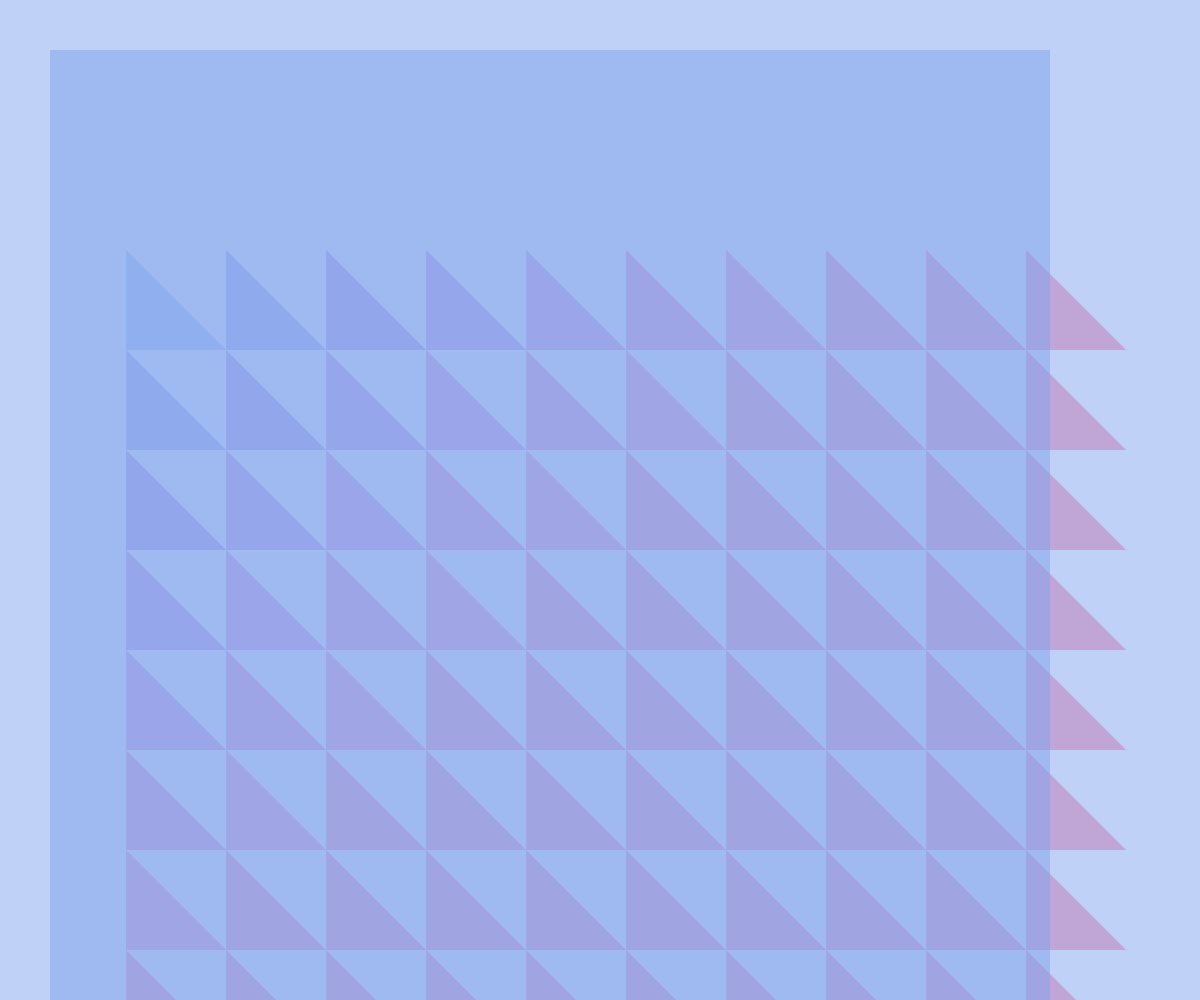
Frame 1 (no input)
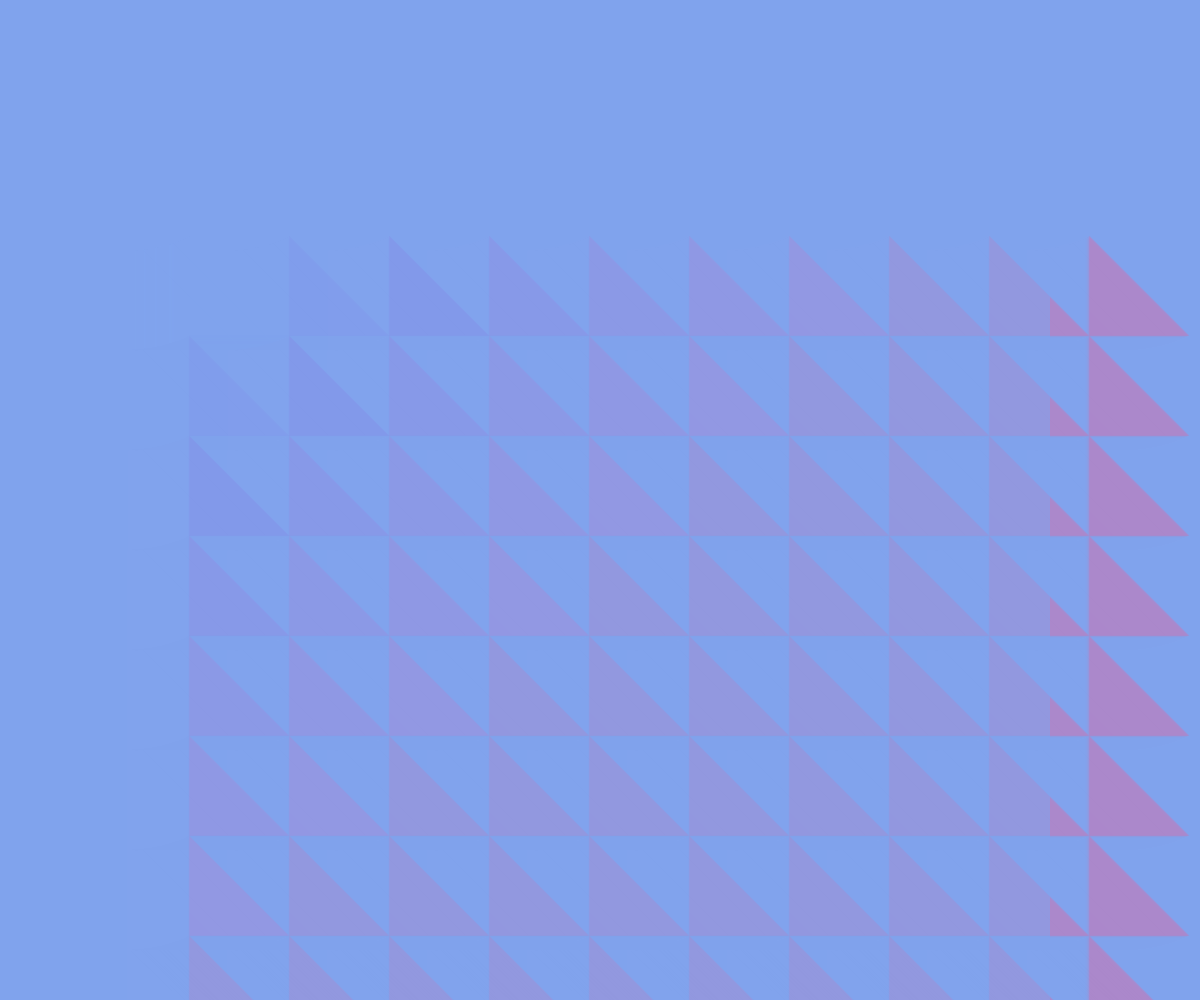
Frame 60 (no input)
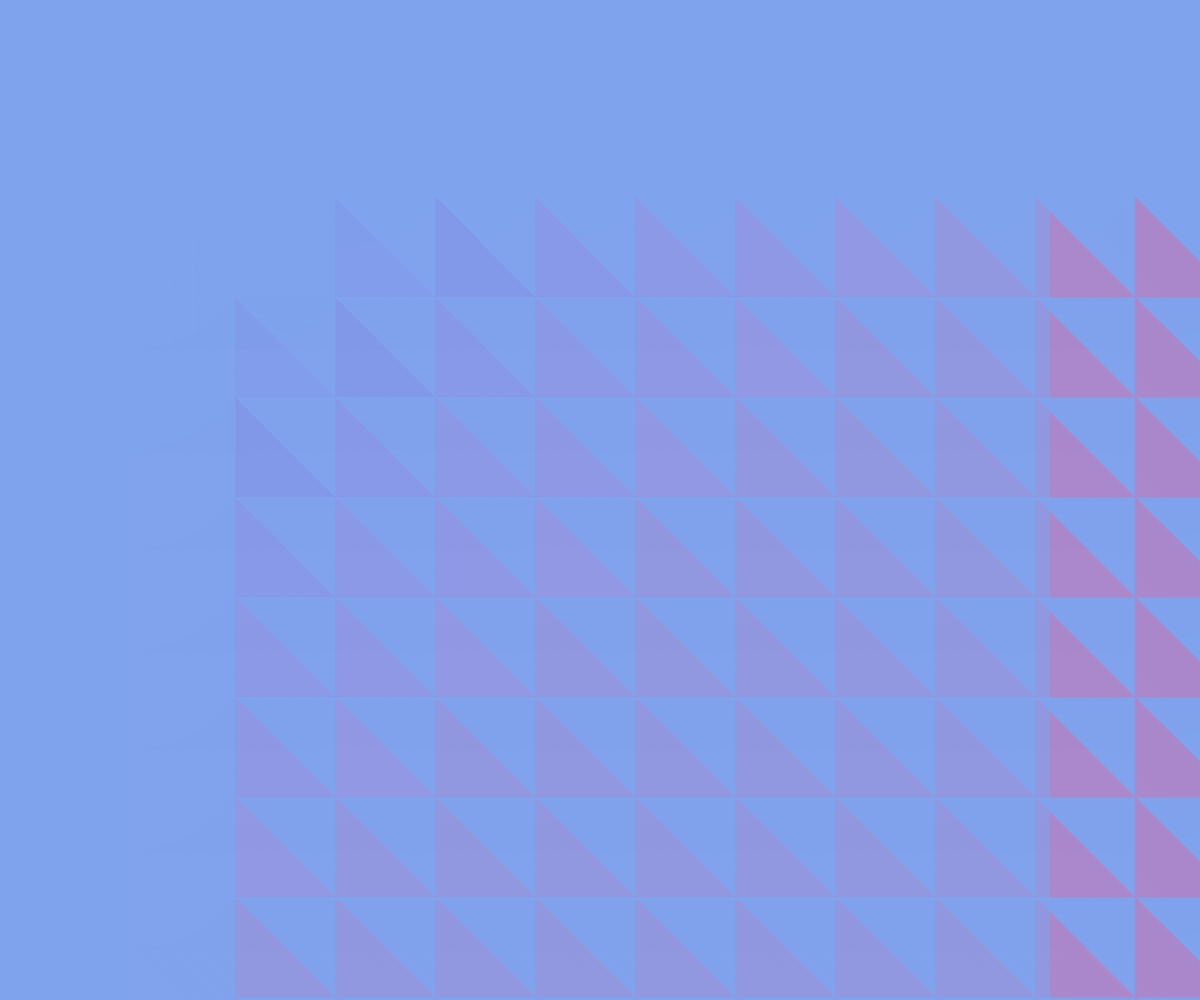
Frame 120 (the mouse pressed at the canvas centre since frame 60)

The p5.js sketch that drew these frames (run headless with seeded random() and noise() and a simulated clock; from frame 60 on, the mouse is pressed at the canvas centre):

// p5.js sketch
// ── sketch.js
let sqSize, sqX, sqY;
let emeraldGreen, mossGreen, sageGreen, petalPink, skyBlue;
let from, to, interA, interB;
let triPosX, triPosY;

function setup() {
  createCanvas(windowWidth, windowHeight);
  colorMode(HSB);
  sqSize = 100;
  sqX = 0;
  sqY = 0;
  rectMode(CENTER);
  emeraldGreen = color(160, 96, 45);
  mossGreen = color(148, 36, 53);
  sageGreen = color(117, 22, 70, .75);
  petalPink = color(307, 37, 76, .5);
  skyBlue = color(220, 46, 93, .5);

  from = skyBlue;
  to = petalPink;

}

function draw() {
  background(skyBlue);   

  for(let x = 0; x < 10; x++){ 
        for(let y = 0; y < 10; y++){ 
            strokeWeight(0);
            push();
            translate(x*100+100, y*100+100);
            fill(skyBlue);
            rect(0,0,100,100);
            pop();

            push();
            interB = lerpColor(from, to, (x+y)/7);
            translate(x*100+50, y*100+50);
            triPosX = map(sin(frameCount * 0.009), -1, 1, -50, 200); 
            triPosY = map(cos(frameCount * 0.008), -1, 1, -50, 200); 
            translate(triPosX, triPosY);
            fill(interB);
            triangle(0, 100, 0, 0, 100, 100);
            pop();
        }
    }
}
